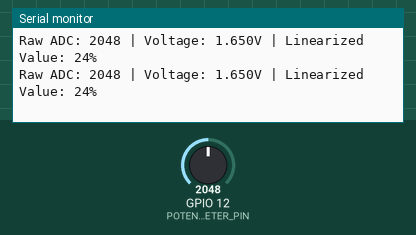
A program run on a simulated ESP32-S3. Parts: the last lines printed to the serial monitor. Inputs (shaded band) come from the test bench; at power-on: GPIO 12 (POTENTIOMETER_PIN) = 2048 (analog values on the 0–4095 scale).

Above: at 2.2 s.
2.3 s: GPIO 12 (POTENTIOMETER_PIN) set to 2866
At 2.33 s:
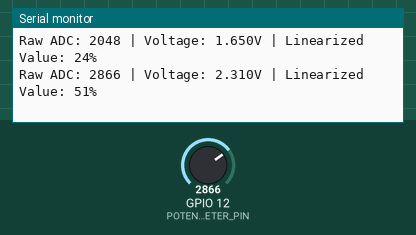
3.8 s: GPIO 12 (POTENTIOMETER_PIN) set to 3603
At 3.84 s:
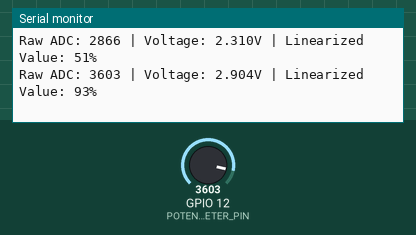
Timing chart, 0 to 6.8 s (numbered marks = the images above; inputs shaded):
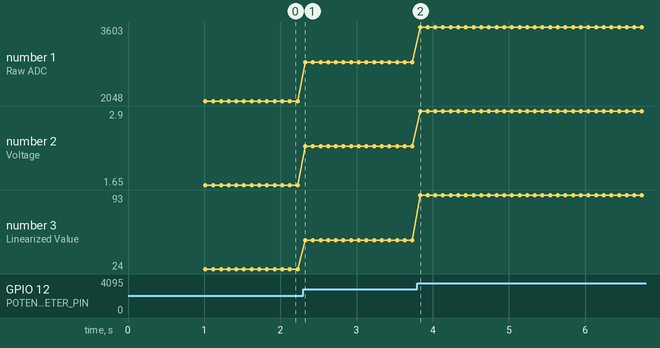

The program:

main.cpp
```cpp
#include <Arduino.h>

// Pin configuration
const int POTENTIOMETER_PIN = 12;

// ADC configuration
const int ADC_RESOLUTION = 12;  // ESP32-S3 has 12-bit ADC
const int ADC_MAX_VALUE = (1 << ADC_RESOLUTION) - 1;  // 4095 for 12-bit

// Voltage divider configuration for logarithmic potentiometer
const float VCC = 3.3;  // ESP32-S3 operating voltage
const float MIN_VOLTAGE = VCC * 0.1;  // 1/10 of VCC (0.33V)
const float MAX_VOLTAGE = VCC * 0.9;  // 9/10 of VCC (2.97V)

void setup() {
  // Initialize serial communication
  Serial.begin(115200);
  delay(1000);  // Give time for serial connection to establish

  // Configure ADC resolution
  analogReadResolution(ADC_RESOLUTION);

  // Set attenuation for the ADC pin to read up to 3.3V
  analogSetAttenuation(ADC_11db);

  Serial.println("ESP32-S3 Logarithmic Potentiometer Reader");
  Serial.println("=========================================");
  Serial.println("Pin: 12");
  Serial.println("Range: 0-100 (linearized from logarithmic potentiometer)");
  Serial.println("Min voltage: " + String(MIN_VOLTAGE, 2) + "V");
  Serial.println("Max voltage: " + String(MAX_VOLTAGE, 2) + "V");
  Serial.println("Note: Exponential compensation applied for log pot");
  Serial.println("");
}

void loop() {
  // Read raw ADC value
  int rawValue = analogRead(POTENTIOMETER_PIN);

  // Convert to voltage
  float voltage = (rawValue * VCC) / ADC_MAX_VALUE;

  // Map voltage to 0-100 range for logarithmic potentiometer
  int mappedValue = 0;

  if (voltage <= MIN_VOLTAGE) {
    mappedValue = 0;
  } else if (voltage >= MAX_VOLTAGE) {
    mappedValue = 100;
  } else {
    // First, normalize the voltage to 0.0-1.0 range within our operating window
    float normalizedVoltage = (voltage - MIN_VOLTAGE) / (MAX_VOLTAGE - MIN_VOLTAGE);

    // For logarithmic potentiometer, apply exponential mapping to linearize the output
    // This compensates for the logarithmic taper of the potentiometer
    float linearizedValue = (exp(normalizedVoltage * log(10.0)) - 1.0) / 9.0;

    // Clamp to 0.0-1.0 range and convert to 0-100
    linearizedValue = constrain(linearizedValue, 0.0, 1.0);
    mappedValue = (int)(linearizedValue * 100);
  }

  // Output results
  Serial.print("Raw ADC: ");
  Serial.print(rawValue);
  Serial.print(" | Voltage: ");
  Serial.print(voltage, 3);
  Serial.print("V | Linearized Value: ");
  Serial.print(mappedValue);
  Serial.println("%");

  // Small delay for readability
  delay(100);
}
```

Measured:
- after the input at 2.3 s, the serial monitor: prints a new line at once (image 1)
- after the input at 3.8 s, the serial monitor: prints a new line at once (image 2)
- plotted number 1: 2048 → 2866 after the input at 2.3 s, 2866 → 3603 after the input at 3.8 s
- plotted number 2: 1.65 → 2.31 after the input at 2.3 s, 2.31 → 2.9 after the input at 3.8 s
- plotted number 3: 24 → 51 after the input at 2.3 s, 51 → 93 after the input at 3.8 s
